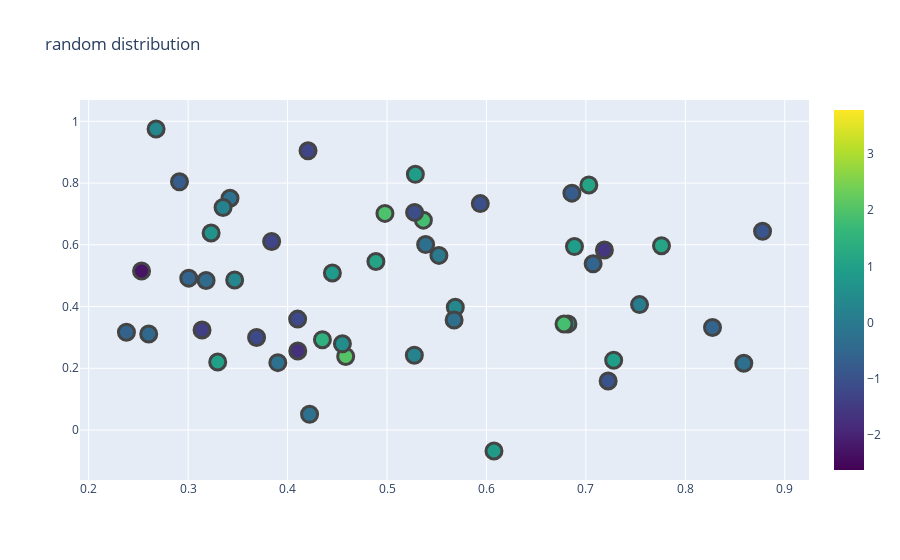

The notebook cell saved with this chart:
### Code cell
fig = go.Figure()
fig.add_trace(go.Scatter(x=x_values, y=y_values,name="xy points",mode='markers',marker=dict(size=16,color=np.random.randn(500), #set color equal to a variable
        colorscale='Viridis', # one of plotly colorscales
        showscale=True,
        line_width=3
     )))
fig.update_layout(title='random distribution',yaxis_zeroline=False, xaxis_zeroline=False)
fig.show()

### Figure 1 — Plotly figure (JSON) as saved in the notebook; plotly's stock layout.template omitted (floating-point values rounded to 4 significant figures; data arrays with more than 128 entries replaced by an {"elided": "..."} marker saying what was removed)
{"data": [{"marker": {"color": {"elided": "500 float values"}, "colorscale": [[0, "#440154"], [0.1111, "#482878"], [0.2222, "#3e4989"], [0.3333, "#31688e"], [0.4444, "#26828e"], [0.5556, "#1f9e89"], [0.6667, "#35b779"], [0.7778, "#6ece58"], [0.8889, "#b5de2b"], [1, "#fde725"]], "line": {"width": 3}, "showscale": true, "size": 16}, "mode": "markers", "name": "xy points", "type": "scatter", "x": [0.2532, 0.3421, 0.5366, 0.5275, 0.2604, 0.4101, 0.3231, 0.2913, 0.3351, 0.6819, 0.7186, 0.4979, 0.4584, 0.5687, 0.6859, 0.384, 0.5278, 0.8588, 0.3688, 0.5522, 0.4206, 0.3181, 0.3468, 0.4102, 0.5938, 0.678, 0.4451, 0.6885, 0.7073, 0.4888, 0.5388, 0.4221, 0.6076, 0.7224, 0.7539, 0.8776, 0.776, 0.3902, 0.703, 0.5675, 0.314, 0.4551, 0.4351, 0.3006, 0.238, 0.3297, 0.5285, 0.7279, 0.8273, 0.2678], "y": [0.5149, 0.7507, 0.6799, 0.2424, 0.3111, 0.3593, 0.6382, 0.804, 0.7211, 0.3437, 0.5834, 0.7018, 0.2383, 0.3976, 0.7674, 0.6108, 0.705, 0.2162, 0.2998, 0.5656, 0.9045, 0.4845, 0.4862, 0.2562, 0.7335, 0.3435, 0.5086, 0.5943, 0.5384, 0.5459, 0.6007, 0.05084, -0.06801, 0.1587, 0.4062, 0.6437, 0.5972, 0.2182, 0.794, 0.3565, 0.3242, 0.2792, 0.2927, 0.492, 0.3169, 0.2203, 0.8285, 0.2261, 0.3324, 0.9751]}], "layout": {"title": {"text": "random distribution"}, "xaxis": {"zeroline": false}, "yaxis": {"zeroline": false}}}
